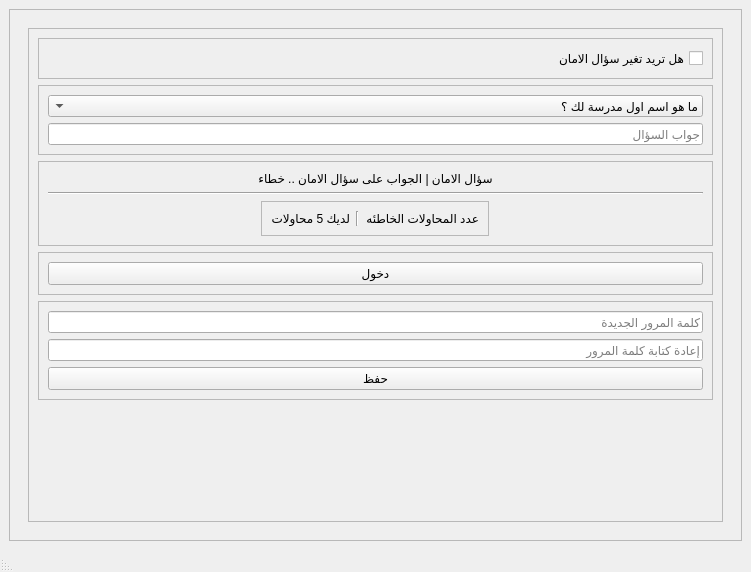
<?xml version="1.0" encoding="UTF-8"?>
<ui version="4.0">
 <class>MainWindow</class>
 <widget class="QMainWindow" name="MainWindow">
  <property name="geometry">
   <rect>
    <x>0</x>
    <y>0</y>
    <width>751</width>
    <height>572</height>
   </rect>
  </property>
  <property name="windowTitle">
   <string>MainWindow</string>
  </property>
  <property name="layoutDirection">
   <enum>Qt::RightToLeft</enum>
  </property>
  <property name="styleSheet">
   <string notr="true"/>
  </property>
  <widget class="QWidget" name="centralwidget">
   <layout class="QVBoxLayout" name="verticalLayout_2">
    <item>
     <widget class="QScrollArea" name="scrollArea">
      <property name="layoutDirection">
       <enum>Qt::RightToLeft</enum>
      </property>
      <property name="styleSheet">
       <string notr="true"/>
      </property>
      <property name="widgetResizable">
       <bool>true</bool>
      </property>
      <widget class="QWidget" name="scrollAreaWidgetContents">
       <property name="geometry">
        <rect>
         <x>0</x>
         <y>0</y>
         <width>727</width>
         <height>497</height>
        </rect>
       </property>
       <layout class="QVBoxLayout" name="verticalLayout_7">
        <item>
         <widget class="QStackedWidget" name="stackedWidget">
          <property name="styleSheet">
           <string notr="true"/>
          </property>
          <property name="currentIndex">
           <number>5</number>
          </property>
          <widget class="QWidget" name="page0">
           <layout class="QVBoxLayout" name="verticalLayout_12">
            <item>
             <widget class="QFrame" name="frame_13">
              <property name="frameShape">
               <enum>QFrame::StyledPanel</enum>
              </property>
              <property name="frameShadow">
               <enum>QFrame::Raised</enum>
              </property>
              <layout class="QVBoxLayout" name="verticalLayout_16">
               <item>
                <widget class="QRadioButton" name="HaveDb_radioButton">
                 <property name="text">
                  <string>قاعدة بيانات حالية</string>
                 </property>
                </widget>
               </item>
               <item>
                <widget class="QRadioButton" name="NewDb_radioButton">
                 <property name="text">
                  <string>قاعدة بيانات جديدة</string>
                 </property>
                </widget>
               </item>
              </layout>
             </widget>
            </item>
            <item alignment="Qt::AlignRight">
             <widget class="QFrame" name="frame_12">
              <property name="sizePolicy">
               <sizepolicy hsizetype="Fixed" vsizetype="Fixed">
                <horstretch>0</horstretch>
                <verstretch>0</verstretch>
               </sizepolicy>
              </property>
              <property name="layoutDirection">
               <enum>Qt::LeftToRight</enum>
              </property>
              <property name="frameShape">
               <enum>QFrame::StyledPanel</enum>
              </property>
              <property name="frameShadow">
               <enum>QFrame::Raised</enum>
              </property>
              <layout class="QHBoxLayout" name="horizontalLayout_6">
               <item>
                <widget class="QPushButton" name="Page0_pushButton_next">
                 <property name="text">
                  <string>التالي</string>
                 </property>
                </widget>
               </item>
               <item>
                <widget class="QComboBox" name="Page0comboBoxSelectDbType">
                 <property name="sizePolicy">
                  <sizepolicy hsizetype="Fixed" vsizetype="Fixed">
                   <horstretch>0</horstretch>
                   <verstretch>0</verstretch>
                  </sizepolicy>
                 </property>
                 <item>
                  <property name="text">
                   <string/>
                  </property>
                 </item>
                 <item>
                  <property name="text">
                   <string>MySQL</string>
                  </property>
                 </item>
                 <item>
                  <property name="text">
                   <string>SQLite</string>
                  </property>
                 </item>
                </widget>
               </item>
               <item>
                <widget class="QLabel" name="label_2">
                 <property name="sizePolicy">
                  <sizepolicy hsizetype="Fixed" vsizetype="Preferred">
                   <horstretch>0</horstretch>
                   <verstretch>0</verstretch>
                  </sizepolicy>
                 </property>
                 <property name="text">
                  <string>نوع قواعد البيانات</string>
                 </property>
                </widget>
               </item>
              </layout>
             </widget>
            </item>
            <item>
             <widget class="QFrame" name="frame_8">
              <property name="frameShape">
               <enum>QFrame::StyledPanel</enum>
              </property>
              <property name="frameShadow">
               <enum>QFrame::Raised</enum>
              </property>
              <layout class="QVBoxLayout" name="verticalLayout_13">
               <item>
                <spacer name="verticalSpacer_5">
                 <property name="orientation">
                  <enum>Qt::Vertical</enum>
                 </property>
                 <property name="sizeHint" stdset="0">
                  <size>
                   <width>20</width>
                   <height>40</height>
                  </size>
                 </property>
                </spacer>
               </item>
              </layout>
             </widget>
            </item>
           </layout>
          </widget>
          <widget class="QWidget" name="page1">
           <layout class="QVBoxLayout" name="verticalLayout_14">
            <item>
             <widget class="QFrame" name="frame_9">
              <property name="frameShape">
               <enum>QFrame::StyledPanel</enum>
              </property>
              <property name="frameShadow">
               <enum>QFrame::Raised</enum>
              </property>
              <layout class="QVBoxLayout" name="verticalLayout_15">
               <item alignment="Qt::AlignHCenter">
                <widget class="QLabel" name="label">
                 <property name="text">
                  <string>ادخل معلومات الاتصال بقواعد البيانات واسم قاعدة البيانات المراد ربطها</string>
                 </property>
                </widget>
               </item>
               <item>
                <widget class="QLineEdit" name="frame1_lineEdit_localhost_HaveDb">
                 <property name="sizePolicy">
                  <sizepolicy hsizetype="Preferred" vsizetype="Fixed">
                   <horstretch>0</horstretch>
                   <verstretch>0</verstretch>
                  </sizepolicy>
                 </property>
                 <property name="layoutDirection">
                  <enum>Qt::RightToLeft</enum>
                 </property>
                 <property name="maxLength">
                  <number>50</number>
                 </property>
                 <property name="placeholderText">
                  <string>عنوان السيرفر     localhost</string>
                 </property>
                 <property name="clearButtonEnabled">
                  <bool>false</bool>
                 </property>
                </widget>
               </item>
               <item>
                <widget class="QLineEdit" name="frame1_lineEdit_username_HaveDb">
                 <property name="sizePolicy">
                  <sizepolicy hsizetype="Preferred" vsizetype="Fixed">
                   <horstretch>0</horstretch>
                   <verstretch>0</verstretch>
                  </sizepolicy>
                 </property>
                 <property name="maxLength">
                  <number>20</number>
                 </property>
                 <property name="placeholderText">
                  <string>اسم المستخدم لقاعدة البيانات </string>
                 </property>
                 <property name="clearButtonEnabled">
                  <bool>false</bool>
                 </property>
                </widget>
               </item>
               <item>
                <widget class="QLineEdit" name="frame1_lineEdit_password_HaveDb">
                 <property name="sizePolicy">
                  <sizepolicy hsizetype="Preferred" vsizetype="Fixed">
                   <horstretch>0</horstretch>
                   <verstretch>0</verstretch>
                  </sizepolicy>
                 </property>
                 <property name="maxLength">
                  <number>20</number>
                 </property>
                 <property name="placeholderText">
                  <string>كلمة المرور لقاعدة البيانات </string>
                 </property>
                 <property name="clearButtonEnabled">
                  <bool>false</bool>
                 </property>
                </widget>
               </item>
               <item>
                <widget class="QLineEdit" name="frame1_lineEdit_databaseName_HaveDb">
                 <property name="sizePolicy">
                  <sizepolicy hsizetype="Preferred" vsizetype="Fixed">
                   <horstretch>0</horstretch>
                   <verstretch>0</verstretch>
                  </sizepolicy>
                 </property>
                 <property name="maxLength">
                  <number>20</number>
                 </property>
                 <property name="placeholderText">
                  <string>اسم قاعدة البيانات</string>
                 </property>
                 <property name="clearButtonEnabled">
                  <bool>false</bool>
                 </property>
                </widget>
               </item>
               <item alignment="Qt::AlignHCenter">
                <widget class="QLabel" name="StatusMsgCheckDbHave">
                 <property name="text">
                  <string/>
                 </property>
                </widget>
               </item>
               <item>
                <widget class="QFrame" name="frame_14">
                 <property name="layoutDirection">
                  <enum>Qt::LeftToRight</enum>
                 </property>
                 <property name="frameShape">
                  <enum>QFrame::StyledPanel</enum>
                 </property>
                 <property name="frameShadow">
                  <enum>QFrame::Raised</enum>
                 </property>
                 <layout class="QHBoxLayout" name="horizontalLayout_9">
                  <item>
                   <widget class="QPushButton" name="pushButtonNextToSelectdbMySQL_Have">
                    <property name="text">
                     <string>التالي</string>
                    </property>
                   </widget>
                  </item>
                  <item>
                   <widget class="QPushButton" name="pushButtonBackToSelectdbMySQL_Have">
                    <property name="text">
                     <string>رجوع</string>
                    </property>
                   </widget>
                  </item>
                 </layout>
                </widget>
               </item>
              </layout>
             </widget>
            </item>
            <item>
             <widget class="QFrame" name="frame_5">
              <property name="frameShape">
               <enum>QFrame::StyledPanel</enum>
              </property>
              <property name="frameShadow">
               <enum>QFrame::Raised</enum>
              </property>
              <layout class="QVBoxLayout" name="verticalLayout_21">
               <item>
                <widget class="QFrame" name="frame_10">
                 <property name="frameShape">
                  <enum>QFrame::StyledPanel</enum>
                 </property>
                 <property name="frameShadow">
                  <enum>QFrame::Raised</enum>
                 </property>
                 <layout class="QHBoxLayout" name="horizontalLayout_4">
                  <item>
                   <widget class="QToolButton" name="toolButton_3">
                    <property name="text">
                     <string>اختار ...</string>
                    </property>
                   </widget>
                  </item>
                  <item>
                   <widget class="QLineEdit" name="lineEdit_5">
                    <property name="placeholderText">
                     <string>اختر قاعدة البيانات المحلية</string>
                    </property>
                   </widget>
                  </item>
                 </layout>
                </widget>
               </item>
               <item alignment="Qt::AlignHCenter">
                <widget class="QLabel" name="labelCheckDbSQLite">
                 <property name="text">
                  <string/>
                 </property>
                </widget>
               </item>
               <item>
                <widget class="QFrame" name="frame_6">
                 <property name="layoutDirection">
                  <enum>Qt::LeftToRight</enum>
                 </property>
                 <property name="frameShape">
                  <enum>QFrame::StyledPanel</enum>
                 </property>
                 <property name="frameShadow">
                  <enum>QFrame::Raised</enum>
                 </property>
                 <layout class="QHBoxLayout" name="horizontalLayout_8">
                  <item>
                   <widget class="QPushButton" name="pushButtonNextToSelectdbSQLite">
                    <property name="text">
                     <string>التالي</string>
                    </property>
                   </widget>
                  </item>
                  <item>
                   <widget class="QPushButton" name="pushButtonBackToSelectdbSQLite">
                    <property name="text">
                     <string>رجوع</string>
                    </property>
                   </widget>
                  </item>
                 </layout>
                </widget>
               </item>
              </layout>
             </widget>
            </item>
            <item>
             <spacer name="verticalSpacer_6">
              <property name="orientation">
               <enum>Qt::Vertical</enum>
              </property>
              <property name="sizeHint" stdset="0">
               <size>
                <width>20</width>
                <height>40</height>
               </size>
              </property>
             </spacer>
            </item>
           </layout>
          </widget>
          <widget class="QWidget" name="page2">
           <layout class="QVBoxLayout" name="verticalLayout_9">
            <item>
             <widget class="QFrame" name="frame">
              <property name="frameShape">
               <enum>QFrame::StyledPanel</enum>
              </property>
              <property name="frameShadow">
               <enum>QFrame::Raised</enum>
              </property>
              <layout class="QVBoxLayout" name="verticalLayout_3">
               <item>
                <widget class="QLabel" name="InputInfoDb">
                 <property name="text">
                  <string>ادخل معلومات الاتصال بقواعد البيانات </string>
                 </property>
                 <property name="alignment">
                  <set>Qt::AlignCenter</set>
                 </property>
                </widget>
               </item>
               <item alignment="Qt::AlignHCenter">
                <widget class="QFrame" name="frame_7">
                 <property name="sizePolicy">
                  <sizepolicy hsizetype="Fixed" vsizetype="Preferred">
                   <horstretch>0</horstretch>
                   <verstretch>0</verstretch>
                  </sizepolicy>
                 </property>
                 <property name="frameShape">
                  <enum>QFrame::StyledPanel</enum>
                 </property>
                 <property name="frameShadow">
                  <enum>QFrame::Raised</enum>
                 </property>
                 <layout class="QHBoxLayout" name="horizontalLayout_3">
                  <item>
                   <widget class="QLabel" name="SeletedNameDb">
                    <property name="text">
                     <string/>
                    </property>
                   </widget>
                  </item>
                  <item>
                   <widget class="Line" name="line_4">
                    <property name="orientation">
                     <enum>Qt::Vertical</enum>
                    </property>
                   </widget>
                  </item>
                  <item>
                   <widget class="QLabel" name="LabelCreatedatabase">
                    <property name="sizePolicy">
                     <sizepolicy hsizetype="Preferred" vsizetype="Fixed">
                      <horstretch>0</horstretch>
                      <verstretch>0</verstretch>
                     </sizepolicy>
                    </property>
                    <property name="text">
                     <string>انشاء قاعدة بيانات جديدة </string>
                    </property>
                    <property name="alignment">
                     <set>Qt::AlignCenter</set>
                    </property>
                   </widget>
                  </item>
                 </layout>
                </widget>
               </item>
               <item>
                <widget class="QLineEdit" name="frame1_lineEdit_localhost">
                 <property name="sizePolicy">
                  <sizepolicy hsizetype="Preferred" vsizetype="Fixed">
                   <horstretch>0</horstretch>
                   <verstretch>0</verstretch>
                  </sizepolicy>
                 </property>
                 <property name="maxLength">
                  <number>50</number>
                 </property>
                 <property name="alignment">
                  <set>Qt::AlignLeading|Qt::AlignLeft|Qt::AlignVCenter</set>
                 </property>
                 <property name="placeholderText">
                  <string>   عنونا السيرفر locolhost</string>
                 </property>
                 <property name="cursorMoveStyle">
                  <enum>Qt::LogicalMoveStyle</enum>
                 </property>
                 <property name="clearButtonEnabled">
                  <bool>false</bool>
                 </property>
                </widget>
               </item>
               <item>
                <widget class="QLineEdit" name="frame1_lineEdit_username">
                 <property name="sizePolicy">
                  <sizepolicy hsizetype="Preferred" vsizetype="Fixed">
                   <horstretch>0</horstretch>
                   <verstretch>0</verstretch>
                  </sizepolicy>
                 </property>
                 <property name="maxLength">
                  <number>20</number>
                 </property>
                 <property name="alignment">
                  <set>Qt::AlignLeading|Qt::AlignLeft|Qt::AlignVCenter</set>
                 </property>
                 <property name="placeholderText">
                  <string>اسم المستخدم لقاعدة البيانات </string>
                 </property>
                 <property name="cursorMoveStyle">
                  <enum>Qt::LogicalMoveStyle</enum>
                 </property>
                 <property name="clearButtonEnabled">
                  <bool>false</bool>
                 </property>
                </widget>
               </item>
               <item>
                <widget class="QLineEdit" name="frame1_lineEdit_password">
                 <property name="sizePolicy">
                  <sizepolicy hsizetype="Preferred" vsizetype="Fixed">
                   <horstretch>0</horstretch>
                   <verstretch>0</verstretch>
                  </sizepolicy>
                 </property>
                 <property name="maxLength">
                  <number>20</number>
                 </property>
                 <property name="alignment">
                  <set>Qt::AlignLeading|Qt::AlignLeft|Qt::AlignVCenter</set>
                 </property>
                 <property name="placeholderText">
                  <string>كلمة المرور لقاعدة البيانات </string>
                 </property>
                 <property name="cursorMoveStyle">
                  <enum>Qt::LogicalMoveStyle</enum>
                 </property>
                 <property name="clearButtonEnabled">
                  <bool>false</bool>
                 </property>
                </widget>
               </item>
               <item>
                <widget class="QLineEdit" name="frame1_lineEdit_databaseName">
                 <property name="sizePolicy">
                  <sizepolicy hsizetype="Preferred" vsizetype="Fixed">
                   <horstretch>0</horstretch>
                   <verstretch>0</verstretch>
                  </sizepolicy>
                 </property>
                 <property name="maxLength">
                  <number>20</number>
                 </property>
                 <property name="alignment">
                  <set>Qt::AlignLeading|Qt::AlignLeft|Qt::AlignVCenter</set>
                 </property>
                 <property name="placeholderText">
                  <string>اسم قاعدة البيانات</string>
                 </property>
                 <property name="clearButtonEnabled">
                  <bool>false</bool>
                 </property>
                </widget>
               </item>
               <item>
                <widget class="QLabel" name="Label_ErrorConnection">
                 <property name="text">
                  <string>فشل الاتصال</string>
                 </property>
                 <property name="alignment">
                  <set>Qt::AlignCenter</set>
                 </property>
                </widget>
               </item>
               <item>
                <widget class="QFrame" name="frame_11">
                 <property name="layoutDirection">
                  <enum>Qt::LeftToRight</enum>
                 </property>
                 <property name="frameShape">
                  <enum>QFrame::StyledPanel</enum>
                 </property>
                 <property name="frameShadow">
                  <enum>QFrame::Raised</enum>
                 </property>
                 <layout class="QHBoxLayout" name="horizontalLayout_5">
                  <item>
                   <widget class="QPushButton" name="page2_pushButton_next">
                    <property name="sizePolicy">
                     <sizepolicy hsizetype="Preferred" vsizetype="Fixed">
                      <horstretch>0</horstretch>
                      <verstretch>0</verstretch>
                     </sizepolicy>
                    </property>
                    <property name="text">
                     <string>التالي</string>
                    </property>
                   </widget>
                  </item>
                  <item>
                   <widget class="QPushButton" name="page2_pushButton_back">
                    <property name="text">
                     <string>رجوع</string>
                    </property>
                   </widget>
                  </item>
                 </layout>
                </widget>
               </item>
               <item>
                <spacer name="verticalSpacer_3">
                 <property name="orientation">
                  <enum>Qt::Vertical</enum>
                 </property>
                 <property name="sizeHint" stdset="0">
                  <size>
                   <width>20</width>
                   <height>40</height>
                  </size>
                 </property>
                </spacer>
               </item>
              </layout>
             </widget>
            </item>
           </layout>
          </widget>
          <widget class="QWidget" name="page3">
           <layout class="QVBoxLayout" name="verticalLayout_10">
            <item>
             <widget class="QFrame" name="frame_2">
              <property name="frameShape">
               <enum>QFrame::StyledPanel</enum>
              </property>
              <property name="frameShadow">
               <enum>QFrame::Raised</enum>
              </property>
              <layout class="QVBoxLayout" name="verticalLayout_4">
               <item>
                <widget class="QLabel" name="frame2_label_createAdmin">
                 <property name="text">
                  <string>انشاء اسم المستخدم وكلمة المرور</string>
                 </property>
                 <property name="alignment">
                  <set>Qt::AlignCenter</set>
                 </property>
                </widget>
               </item>
               <item>
                <widget class="QLineEdit" name="Page3LineEdit_Username">
                 <property name="maxLength">
                  <number>30</number>
                 </property>
                 <property name="placeholderText">
                  <string>اسم المستخدم</string>
                 </property>
                 <property name="clearButtonEnabled">
                  <bool>false</bool>
                 </property>
                </widget>
               </item>
               <item>
                <widget class="QLineEdit" name="Page3LineEdit_Pass">
                 <property name="maxLength">
                  <number>30</number>
                 </property>
                 <property name="echoMode">
                  <enum>QLineEdit::Password</enum>
                 </property>
                 <property name="placeholderText">
                  <string>كلمة المرور</string>
                 </property>
                 <property name="clearButtonEnabled">
                  <bool>false</bool>
                 </property>
                </widget>
               </item>
               <item>
                <widget class="QLineEdit" name="Page3LineEdit_RplyPass">
                 <property name="maxLength">
                  <number>30</number>
                 </property>
                 <property name="echoMode">
                  <enum>QLineEdit::Password</enum>
                 </property>
                 <property name="placeholderText">
                  <string>إعادة كلمة المرور</string>
                 </property>
                 <property name="clearButtonEnabled">
                  <bool>false</bool>
                 </property>
                </widget>
               </item>
               <item>
                <widget class="QComboBox" name="Page3_comboBoxSecurityQuestion">
                 <item>
                  <property name="text">
                   <string>ما هو اسم اول مدرسة لك ؟</string>
                  </property>
                 </item>
                 <item>
                  <property name="text">
                   <string>من الشخصية الموثرة لك ؟</string>
                  </property>
                 </item>
                 <item>
                  <property name="text">
                   <string>ماهو اسم الصديق المفضل لك ؟</string>
                  </property>
                 </item>
                 <item>
                  <property name="text">
                   <string>ماهو البلد المفضل لك ؟</string>
                  </property>
                 </item>
                 <item>
                  <property name="text">
                   <string>ماهو اسم الفلم المفضل لك ؟</string>
                  </property>
                 </item>
                </widget>
               </item>
               <item>
                <widget class="QLineEdit" name="Page3LineEdit_SecurityAnswer">
                 <property name="maxLength">
                  <number>30</number>
                 </property>
                 <property name="placeholderText">
                  <string>جواب السؤال</string>
                 </property>
                </widget>
               </item>
               <item>
                <widget class="QFrame" name="frame_4">
                 <property name="layoutDirection">
                  <enum>Qt::LeftToRight</enum>
                 </property>
                 <property name="frameShape">
                  <enum>QFrame::StyledPanel</enum>
                 </property>
                 <property name="frameShadow">
                  <enum>QFrame::Raised</enum>
                 </property>
                 <layout class="QHBoxLayout" name="horizontalLayout">
                  <item>
                   <widget class="QPushButton" name="page3_pushButton_next">
                    <property name="text">
                     <string>التالي</string>
                    </property>
                   </widget>
                  </item>
                  <item>
                   <widget class="QPushButton" name="page3_pushButton_back">
                    <property name="text">
                     <string>رجوع</string>
                    </property>
                   </widget>
                  </item>
                 </layout>
                </widget>
               </item>
               <item>
                <spacer name="verticalSpacer_2">
                 <property name="orientation">
                  <enum>Qt::Vertical</enum>
                 </property>
                 <property name="sizeHint" stdset="0">
                  <size>
                   <width>20</width>
                   <height>40</height>
                  </size>
                 </property>
                </spacer>
               </item>
              </layout>
             </widget>
            </item>
           </layout>
          </widget>
          <widget class="QWidget" name="page4">
           <layout class="QVBoxLayout" name="verticalLayout_11">
            <item>
             <widget class="QFrame" name="frame_3">
              <property name="frameShape">
               <enum>QFrame::StyledPanel</enum>
              </property>
              <property name="frameShadow">
               <enum>QFrame::Raised</enum>
              </property>
              <layout class="QVBoxLayout" name="verticalLayout_5">
               <item>
                <widget class="QLineEdit" name="frame3_lineEdit_username">
                 <property name="maxLength">
                  <number>30</number>
                 </property>
                 <property name="placeholderText">
                  <string>اسم المستخدم</string>
                 </property>
                 <property name="clearButtonEnabled">
                  <bool>false</bool>
                 </property>
                </widget>
               </item>
               <item>
                <widget class="QLineEdit" name="frame3_lineEdit_pass">
                 <property name="maxLength">
                  <number>30</number>
                 </property>
                 <property name="echoMode">
                  <enum>QLineEdit::Password</enum>
                 </property>
                 <property name="placeholderText">
                  <string>كلمة المرور</string>
                 </property>
                 <property name="clearButtonEnabled">
                  <bool>false</bool>
                 </property>
                </widget>
               </item>
               <item>
                <widget class="QLabel" name="ForeGetlabel">
                 <property name="sizePolicy">
                  <sizepolicy hsizetype="Fixed" vsizetype="Preferred">
                   <horstretch>0</horstretch>
                   <verstretch>0</verstretch>
                  </sizepolicy>
                 </property>
                 <property name="cursor">
                  <cursorShape>PointingHandCursor</cursorShape>
                 </property>
                 <property name="text">
                  <string>نسيت كلمة المرور</string>
                 </property>
                 <property name="textInteractionFlags">
                  <set>Qt::NoTextInteraction</set>
                 </property>
                </widget>
               </item>
               <item>
                <widget class="QLabel" name="ErrorNameOrPassword">
                 <property name="text">
                  <string>اسم المستخدم | كلمة المرور خطاء</string>
                 </property>
                 <property name="alignment">
                  <set>Qt::AlignCenter</set>
                 </property>
                </widget>
               </item>
               <item>
                <widget class="Line" name="line">
                 <property name="orientation">
                  <enum>Qt::Horizontal</enum>
                 </property>
                </widget>
               </item>
               <item alignment="Qt::AlignHCenter">
                <widget class="QFrame" name="moreIfJoin">
                 <property name="sizePolicy">
                  <sizepolicy hsizetype="Fixed" vsizetype="Preferred">
                   <horstretch>0</horstretch>
                   <verstretch>0</verstretch>
                  </sizepolicy>
                 </property>
                 <property name="frameShape">
                  <enum>QFrame::StyledPanel</enum>
                 </property>
                 <property name="frameShadow">
                  <enum>QFrame::Raised</enum>
                 </property>
                 <layout class="QHBoxLayout" name="horizontalLayout_2">
                  <item>
                   <widget class="QLabel" name="countErrorJoin">
                    <property name="text">
                     <string>عدد المحاولات الخاطئه</string>
                    </property>
                   </widget>
                  </item>
                  <item>
                   <widget class="Line" name="line_3">
                    <property name="orientation">
                     <enum>Qt::Vertical</enum>
                    </property>
                   </widget>
                  </item>
                  <item>
                   <widget class="QLabel" name="label_3">
                    <property name="text">
                     <string>لديك 5 محاولات</string>
                    </property>
                   </widget>
                  </item>
                 </layout>
                </widget>
               </item>
               <item>
                <widget class="Line" name="line_2">
                 <property name="orientation">
                  <enum>Qt::Horizontal</enum>
                 </property>
                </widget>
               </item>
               <item>
                <widget class="QPushButton" name="LoginJoinStander">
                 <property name="text">
                  <string>دخول</string>
                 </property>
                </widget>
               </item>
               <item>
                <spacer name="verticalSpacer">
                 <property name="orientation">
                  <enum>Qt::Vertical</enum>
                 </property>
                 <property name="sizeHint" stdset="0">
                  <size>
                   <width>20</width>
                   <height>40</height>
                  </size>
                 </property>
                </spacer>
               </item>
              </layout>
             </widget>
            </item>
           </layout>
          </widget>
          <widget class="QWidget" name="page5">
           <layout class="QVBoxLayout" name="verticalLayout">
            <item>
             <widget class="QFrame" name="FreamRestUserQuetion">
              <property name="frameShape">
               <enum>QFrame::StyledPanel</enum>
              </property>
              <property name="frameShadow">
               <enum>QFrame::Raised</enum>
              </property>
              <layout class="QVBoxLayout" name="verticalLayout_6">
               <item>
                <widget class="QFrame" name="frame_RestQuetionAndAnswers">
                 <property name="frameShape">
                  <enum>QFrame::StyledPanel</enum>
                 </property>
                 <property name="frameShadow">
                  <enum>QFrame::Raised</enum>
                 </property>
                 <layout class="QVBoxLayout" name="verticalLayout_20">
                  <item>
                   <widget class="QCheckBox" name="checkBoxRestQuetion_Answer_Secruty">
                    <property name="text">
                     <string>هل تريد تغير سؤال الامان</string>
                    </property>
                   </widget>
                  </item>
                 </layout>
                </widget>
               </item>
               <item>
                <widget class="QFrame" name="frame_Quetion_Answers_Join">
                 <property name="frameShape">
                  <enum>QFrame::StyledPanel</enum>
                 </property>
                 <property name="frameShadow">
                  <enum>QFrame::Raised</enum>
                 </property>
                 <layout class="QVBoxLayout" name="verticalLayout_18">
                  <item>
                   <widget class="QComboBox" name="forgot_quetionsecurty_comboBox">
                    <item>
                     <property name="text">
                      <string>ما هو اسم اول مدرسة لك ؟</string>
                     </property>
                    </item>
                    <item>
                     <property name="text">
                      <string>من الشخصية الموثرة لك ؟</string>
                     </property>
                    </item>
                    <item>
                     <property name="text">
                      <string>ماهو اسم الصديق المفضل لك ؟</string>
                     </property>
                    </item>
                    <item>
                     <property name="text">
                      <string>ماهو البلد المفضل لك ؟</string>
                     </property>
                    </item>
                    <item>
                     <property name="text">
                      <string>ماهو اسم الفلم المفضل لك ؟</string>
                     </property>
                    </item>
                   </widget>
                  </item>
                  <item>
                   <widget class="QLineEdit" name="forgot_answersecurty_lineEdit">
                    <property name="placeholderText">
                     <string>جواب السؤال</string>
                    </property>
                   </widget>
                  </item>
                 </layout>
                </widget>
               </item>
               <item>
                <widget class="QFrame" name="frame_Forgot_Errorquetion">
                 <property name="frameShape">
                  <enum>QFrame::StyledPanel</enum>
                 </property>
                 <property name="frameShadow">
                  <enum>QFrame::Raised</enum>
                 </property>
                 <layout class="QVBoxLayout" name="verticalLayout_17">
                  <item>
                   <widget class="QLabel" name="ErrorNameOrPassword_2">
                    <property name="text">
                     <string>سؤال الامان | الجواب على سؤال الامان .. خطاء</string>
                    </property>
                    <property name="alignment">
                     <set>Qt::AlignCenter</set>
                    </property>
                   </widget>
                  </item>
                  <item>
                   <widget class="Line" name="line_6">
                    <property name="orientation">
                     <enum>Qt::Horizontal</enum>
                    </property>
                   </widget>
                  </item>
                  <item alignment="Qt::AlignHCenter">
                   <widget class="QFrame" name="moreIfJoin_2">
                    <property name="sizePolicy">
                     <sizepolicy hsizetype="Fixed" vsizetype="Preferred">
                      <horstretch>0</horstretch>
                      <verstretch>0</verstretch>
                     </sizepolicy>
                    </property>
                    <property name="frameShape">
                     <enum>QFrame::StyledPanel</enum>
                    </property>
                    <property name="frameShadow">
                     <enum>QFrame::Raised</enum>
                    </property>
                    <layout class="QHBoxLayout" name="horizontalLayout_7">
                     <item>
                      <widget class="QLabel" name="countErrorJoin_2">
                       <property name="text">
                        <string>عدد المحاولات الخاطئه</string>
                       </property>
                      </widget>
                     </item>
                     <item>
                      <widget class="Line" name="line_5">
                       <property name="orientation">
                        <enum>Qt::Vertical</enum>
                       </property>
                      </widget>
                     </item>
                     <item>
                      <widget class="QLabel" name="label_4">
                       <property name="text">
                        <string>لديك 5 محاولات</string>
                       </property>
                      </widget>
                     </item>
                    </layout>
                   </widget>
                  </item>
                 </layout>
                </widget>
               </item>
               <item>
                <widget class="QFrame" name="frame_Quetion_Answers_Join_2">
                 <property name="frameShape">
                  <enum>QFrame::StyledPanel</enum>
                 </property>
                 <property name="frameShadow">
                  <enum>QFrame::Raised</enum>
                 </property>
                 <layout class="QVBoxLayout" name="verticalLayout_19">
                  <item>
                   <widget class="QPushButton" name="forgot_pushButton_join">
                    <property name="text">
                     <string>دخول</string>
                    </property>
                   </widget>
                  </item>
                 </layout>
                </widget>
               </item>
               <item>
                <widget class="QFrame" name="FrameRestPass">
                 <property name="frameShape">
                  <enum>QFrame::StyledPanel</enum>
                 </property>
                 <property name="frameShadow">
                  <enum>QFrame::Raised</enum>
                 </property>
                 <layout class="QVBoxLayout" name="verticalLayout_8">
                  <item>
                   <widget class="QLineEdit" name="forgot_newpassword">
                    <property name="maxLength">
                     <number>30</number>
                    </property>
                    <property name="echoMode">
                     <enum>QLineEdit::Password</enum>
                    </property>
                    <property name="placeholderText">
                     <string>كلمة المرور الجديدة</string>
                    </property>
                   </widget>
                  </item>
                  <item>
                   <widget class="QLineEdit" name="forgot_RetypePassword">
                    <property name="maxLength">
                     <number>30</number>
                    </property>
                    <property name="echoMode">
                     <enum>QLineEdit::Password</enum>
                    </property>
                    <property name="placeholderText">
                     <string>إعادة كتابة كلمة المرور</string>
                    </property>
                    <property name="clearButtonEnabled">
                     <bool>false</bool>
                    </property>
                   </widget>
                  </item>
                  <item>
                   <widget class="QPushButton" name="forgot_pushButton_Save">
                    <property name="text">
                     <string>حفظ</string>
                    </property>
                   </widget>
                  </item>
                 </layout>
                </widget>
               </item>
               <item>
                <spacer name="verticalSpacer_4">
                 <property name="orientation">
                  <enum>Qt::Vertical</enum>
                 </property>
                 <property name="sizeHint" stdset="0">
                  <size>
                   <width>20</width>
                   <height>40</height>
                  </size>
                 </property>
                </spacer>
               </item>
              </layout>
             </widget>
            </item>
           </layout>
          </widget>
         </widget>
        </item>
       </layout>
      </widget>
     </widget>
    </item>
   </layout>
  </widget>
  <widget class="QMenuBar" name="menubar">
   <property name="geometry">
    <rect>
     <x>0</x>
     <y>0</y>
     <width>751</width>
     <height>26</height>
    </rect>
   </property>
  </widget>
  <widget class="QStatusBar" name="statusbar"/>
 </widget>
 <resources/>
 <connections/>
</ui>
